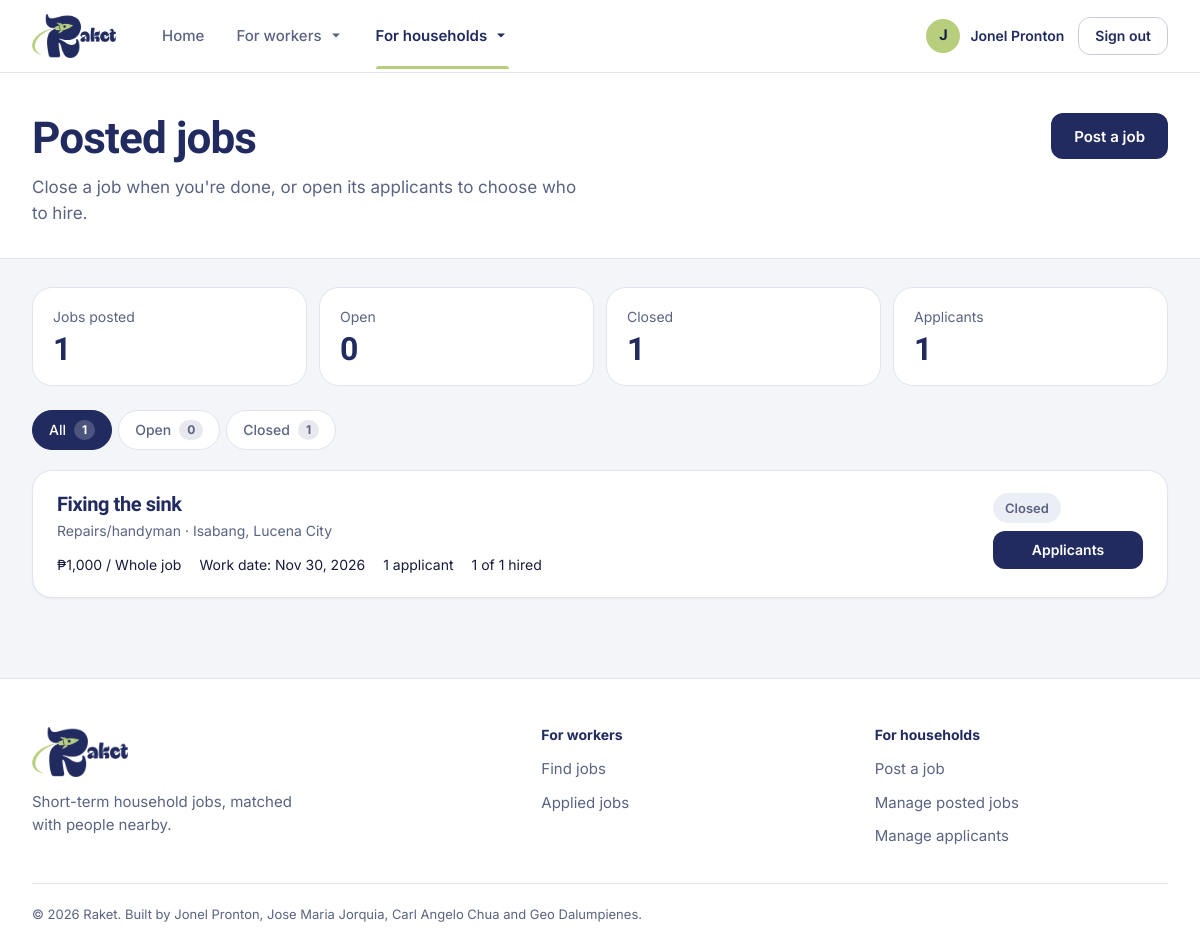
Screenshot of /my-jobs/ (signed in) with the database file from the repository.
### accounts/models.py (models this page shows, shortened)
class Profile(models.Model):
    class Role(models.TextChoices):
        SEEKER = "job_seeker", "Job Seeker"
        PROVIDER = "job_provider", "Job Provider"
    class Availability(models.TextChoices):
        FULL_TIME = "full_time", "Full-time"
        PART_TIME = "part_time", "Part-time"
        ONE_TIME = "one_time", "One-time"
    user = models.OneToOneField(
        settings.AUTH_USER_MODEL, on_delete=models.CASCADE, related_name="profile"
    )
    role = models.CharField(max_length=20, choices=Role.choices, default=Role.SEEKER)
    full_name = models.CharField(max_length=150)
    phone = models.CharField(max_length=20, blank=True)
    location = models.CharField(max_length=150, blank=True)
    bio = models.TextField(blank=True)
    skills = models.CharField(max_length=300, blank=True, help_text="Comma separated")
    availability = models.JSONField(default=list, blank=True)
    resume = models.FileField(upload_to=resume_upload_path, blank=True)
    created_at = models.DateTimeField(auto_now_add=True)

### jobs/models.py (models this page shows, shortened)
class Job(models.Model):
    class Category(models.TextChoices):
        HOUSE_CLEANING = "house_cleaning", "House cleaning"
        BABYSITTER = "babysitter", "Babysitter"
        COOK = "cook_kitchen_helper", "Cook/kitchen helper"
        LAUNDRY = "laundry", "Laundry"
        GARDENING = "gardening", "Gardening"
        DRIVER = "driver_delivery", "Driver/delivery"
        ERRANDS = "errands", "Errands"
        REPAIRS = "repairs", "Repairs/handyman"
        OTHER = "other", "Other"
    class Schedule(models.TextChoices):
        MORNING = "morning", "Morning (6 AM - 12 PM)"
        AFTERNOON = "afternoon", "Afternoon (12 PM - 6 PM)"
        EVENING = "evening", "Evening (6 PM - 10 PM)"
        WHOLE_DAY = "whole_day", "Whole day"
        FLEXIBLE = "flexible", "Flexible"
    class Employment(models.TextChoices):
        FULL_TIME = "full_time", "Full-time"
        PART_TIME = "part_time", "Part-time"
        ONE_TIME = "one_time", "One-time"
    class Duration(models.TextChoices):
        ONE_DAY = "one_day", "1 day"
        FEW_DAYS = "few_days", "2-6 days"
        ONE_TWO_WEEKS = "one_two_weeks", "1-2 weeks"
        UP_TO_MONTH = "up_to_month", "Up to 1 month"
        ONGOING = "ongoing", "Ongoing"
    class PayPeriod(models.TextChoices):
        DAY = "day", "Day"
        HOUR = "hour", "Hour"
        JOB = "job", "Whole job"
    class Status(models.TextChoices):
        ACTIVE = "active", "Active"
        CLOSED = "closed", "Closed"
    posted_by = models.ForeignKey(
        settings.AUTH_USER_MODEL,
        on_delete=models.SET_NULL,
        null=True,
        blank=True,
        related_name="posted_jobs",
    )
    title = models.CharField(max_length=120)
    category = models.CharField(max_length=30, choices=Category.choices)
    description = models.TextField()
    location = models.CharField(max_length=150)
    work_date = models.DateField()
    work_schedule = models.CharField(max_length=20, choices=Schedule.choices)
    employment_type = models.CharField(max_length=20, choices=Employment.choices)
    duration = models.CharField(max_length=20, choices=Duration.choices)
    estimated_payment = models.DecimalField(
        max_digits=10, decimal_places=2, help_text="Pesos"
    )
    max_payment = models.DecimalField(
        max_digits=10,
        decimal_places=2,
        null=True,
        blank=True,
        help_text="Upper end of a pay range (e.g. 500 - 900 a day). Optional.",
    )
    pay_period = models.CharField(max_length=10, choices=PayPeriod.choices)
    number_of_workers = models.PositiveSmallIntegerField(
        validators=[MinValueValidator(1)]
    )
    requirements = models.TextField(
        blank=True, help_text="One qualification per line (shown as bullets)."
    )
    experience = models.CharField(max_length=100, blank=True)
    industry = models.CharField(max_length=150, blank=True)
    how_to_apply = models.TextField(blank=True)
    status = models.CharField(
        max_length=10, choices=Status.choices, default=Status.ACTIVE, db_index=True
    )
    created_at = models.DateTimeField(auto_now_add=True)
    updated_at = models.DateTimeField(auto_now=True)
    objects = JobQuerySet.as_manager()
    class Meta:
        ordering = ["-created_at"]
    @property
    def payment_amount(self):
        text = f"₱{_peso(self.estimated_payment)}"
        if self.max_payment is not None:
            text += f" - {_peso(self.max_payment)}"
        return text

### jobs/views_manage.py (the view)
# urls.py: path('my-jobs/', views_manage.my_jobs, name='my_jobs'),
def my_jobs(request):
    denied = _guard(request, Profile.Role.PROVIDER)
    if denied:
        return denied
    base = jobs_with_poster().filter(posted_by=request.user)
    status = clean_choice(request.GET.get("status"), Job.Status.choices)
    qs = base.filter(status=status) if status else base
    page = Paginator(qs, PER_PAGE).get_page(request.GET.get("page"))
    totals = base.aggregate(
        total=Count("id", distinct=True),
        active=Count("id", filter=Q(status=Job.Status.ACTIVE), distinct=True),
        closed=Count("id", filter=Q(status=Job.Status.CLOSED), distinct=True),
    )
    return render(
        request,
        "jobs/my_jobs.html",
        {
            "page": page,
            "jobs": page.object_list,
            "totals": totals,
            "applicant_total": Application.objects.filter(job__posted_by=request.user).count(),
            "status": status or "",
        },
    )

### jobs/templates/jobs/my_jobs.html (shortened to what this page needs)
{% extends "base.html" %}
{% load static %}
{% block extra_head %}
  <link rel="stylesheet" href="{% static 'css/jobs.css' %}?v=6">
  <link rel="stylesheet" href="{% static 'css/manage.css' %}?v=1">
{% endblock %}
{% block content %}
<header class="page-head">
  <div class="container page-head__top">
    <div>
      <h1>Posted jobs</h1>
      <p class="page-head__sub">Close a job when you're done, or open its applicants to choose who to hire.</p>
    </div>
    <a href="{% url 'jobs:post_job' %}" class="btn btn--primary">Post a job</a>
  </div>
</header>
<div class="container manage">
  <dl class="stats">
    <div><dt>Jobs posted</dt><dd>{{ totals.total }}</dd></div>
    <div><dt>Open</dt><dd>{{ totals.active }}</dd></div>
    <div><dt>Closed</dt><dd>{{ totals.closed }}</dd></div>
    <div><dt>Applicants</dt><dd>{{ applicant_total }}</dd></div>
  </dl>
  <nav class="tabs" aria-label="Filter by status">
    <a href="{% url 'jobs:my_jobs' %}" class="tabs__item{% if not status %} is-active{% endif %}">All <span class="tabs__count">{{ totals.total }}</span></a>
    <a href="?status=active" class="tabs__item{% if status == 'active' %} is-active{% endif %}">Open <span class="tabs__count">{{ totals.active }}</span></a>
    <a href="?status=closed" class="tabs__item{% if status == 'closed' %} is-active{% endif %}">Closed <span class="tabs__count">{{ totals.closed }}</span></a>
  </nav>
  <div class="stack">
  {% for job in jobs %}
    <article class="row-card">
      <div class="row-card__main">
        <h2 class="row-card__title"><a href="{% url 'jobs:job_detail' job.pk %}">{{ job.title }}</a></h2>
        <p class="row-card__sub">{{ job.get_category_display }} · {{ job.location }}</p>
        <ul class="row-card__facts">
          <li>{{ job.payment_amount }} / {{ job.get_pay_period_display }}</li>
          <li>Work date: {{ job.work_date|date:"M j, Y" }}</li>
          <li>{{ job.applicant_count }} applicant{{ job.applicant_count|pluralize }}</li>
          <li>{{ job.hired_count }} of {{ job.number_of_workers }} hired</li>
        </ul>
      </div>
      <div class="row-card__side">
        {% if job.status == 'closed' %}<span class="status status--closed">Closed</span>
        {% elif not job.is_open %}<span class="status status--closed">Past work date</span>
        {% else %}<span class="status status--hired">Open</span>{% endif %}
        <a href="{% url 'jobs:manage_applicants' %}?job={{ job.pk }}" class="btn btn--primary btn--sm">Applicants</a>
      </div>
    </article>
  {% endfor %}
  </div>
</div>
{% endblock %}

### templates/includes/navbar.html (shortened to what this page needs)
{% load static %}
{% url 'jobs:home' as home_url %}
<header class="navbar">
  <div class="navbar__bar container">
    <a href="{{ home_url }}" class="navbar__logo" aria-label="Raket home">
      <img src="{% static 'image/raket_logo.png' %}" alt="Raket" width="84" height="44">
    </a>
    <nav class="navbar__links" id="site-menu" aria-label="Main" data-menu>
      <a href="{{ home_url }}" class="navbar__link{% if request.path == home_url %} is-active{% endif %}"{% if request.path == home_url %} aria-current="page"{% endif %}>Home</a>
      {% with view=request.resolver_match.view_name %}
      <div class="navbar__item" data-dropdown>
        <button type="button" class="navbar__link navbar__link--menu" aria-expanded="false" aria-controls="menu-workers" data-dropdown-toggle>
          For workers
          <svg class="navbar__caret" width="16" height="16" viewBox="0 0 20 20" aria-hidden="true"><path d="M5 7l5 5 5-5z" fill="currentColor"/></svg>
        </button>
      </div>
      <div class="navbar__item" data-dropdown>
        <button type="button" class="navbar__link navbar__link--menu{% if view == 'jobs:post_job' or view == 'jobs:my_jobs' or view == 'jobs:manage_applicants' %} is-active{% endif %}" aria-expanded="false" aria-controls="menu-households" data-dropdown-toggle>
          For households
          <svg class="navbar__caret" width="16" height="16" viewBox="0 0 20 20" aria-hidden="true"><path d="M5 7l5 5 5-5z" fill="currentColor"/></svg>
        </button>
      </div>
      {% endwith %}
      <div class="navbar__account">
        {% if user.is_authenticated %}
        <span class="navbar__user" title="{{ account_name }}">
          <span class="navbar__avatar" aria-hidden="true">{{ account_name|slice:":1"|upper }}</span>
          <span class="navbar__name">{{ account_name }}</span>
        </span>
        <button type="button" class="btn btn--ghost btn--sm" data-logout>Sign out</button>
        {% else %}
        <a href="{% url 'accounts:signin' %}{% if request.path != home_url %}?next={{ request.get_full_path|urlencode }}{% endif %}" class="btn btn--ghost btn--sm">Sign in</a>
        <a href="{% url 'accounts:signup' %}" class="btn btn--primary btn--sm">Sign up</a>
        {% endif %}
      </div>
    </nav>
  </div>
</header>

### rows the page displays
Profile: full_name "J", full_name "Jonel Pronton"
Job: title "Fixing the sink", category "Repairs/handyman", location "Isabang, Lucena City", payment_amount "₱1,000", pay_period "Whole job", work_date "Nov 30, 2026", applicant_count "1", hired_count "1", number_of_workers "1", status "Closed"

### other values shown
{{ totals.total }} "1"
{{ totals.active }} "0"
{{ totals.closed }} "1"
{{ applicant_total }} "1"
